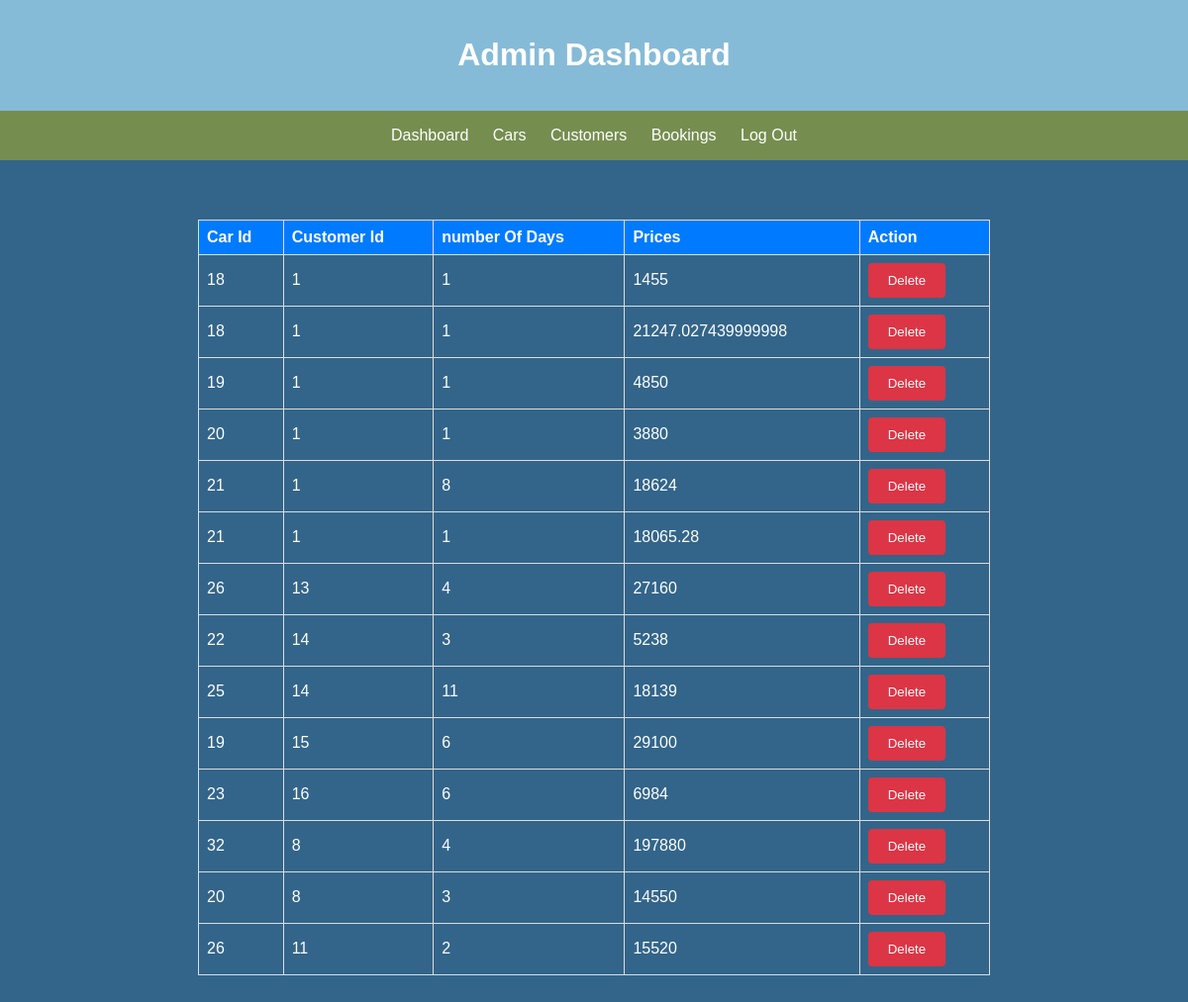
Page /admin/booking.php on the committed database.
### tables this page shows
CREATE TABLE `booking` (
  `booking_id` int(10) UNSIGNED NOT NULL,
  `customer_id` int(10) UNSIGNED DEFAULT NULL,
  `car_id` int(10) UNSIGNED DEFAULT NULL,
  `numberOfDays` varchar(50) DEFAULT NULL,
  `price` varchar(50) DEFAULT NULL
);

### admin/booking.php (the view, shortened to what this page needs)
<!DOCTYPE html>
<html lang="en">
<head>
  <link rel="stylesheet" href="style.css">
</head>
<body class="body">
  <header class="header">
    <h1>Admin Dashboard</h1>
  </header>
  <?php include("partials/nav.php"); ?>
  <section class="section">
    <table class="table">
      <thead>
      <tr>
          <th>Car Id</th>
          <th>Customer Id</th>
          <th>number Of Days</th>
          <th>Prices</th>
          <th>Action</th>
        </tr>
      </thead>
      <tbody>
      <?php
      include("../partials/connect.php");
      $sql = "SELECT * FROM booking";
      $result = $conn->query($sql);
if ($result->num_rows > 0) {
  while ($row = $result->fetch_assoc()) {
    ?>
    <tr>
      <td>
        <?php echo '' . $row['car_id'] . '' ?>
      </td>
      <td>
        <?php echo '' . $row['customer_id'] . '' ?>
      </td>
      <td>
        <?php echo '' . $row['numberOfDays'] . '' ?>
      </td>
      <td>
        <?php echo '' . $row['price'] . '' ?>
      </td>
      <td><a href="booking.php?id=<?php echo '' . $row['booking_id'] . '' ?>"><button class="button delete">Delete</button></a>
      </td>
    </tr>
  <?php }
} ?>
    </table>
  </section>
</body>
</html>

### admin/partials/nav.php
<nav class="navigation">
    <a href="dashboard.php">Dashboard</a>
    <a href="cars.php">Cars</a>
    <a href="customer.php">Customers</a>
    <a href="booking.php">Bookings</a>
    <a href="../logout.php">Log Out</a>
  </nav>

### admin/style.css (style rules this page uses)
body { font-family: Arial, sans-serif; background-color: #33658A; margin: 0; padding: 0; color: #758E4F; }
.header { background-color: #86BBD8; padding: 1em; text-align: center; color: white; }
.navigation { background-color: #758E4F; padding: 1em; text-align: center; }
.navigation a { color: white; text-decoration: none; margin: 0 10px; transition: color 0.3s; }
.section { padding: 20px; max-width: 800px; margin: 20px auto; }
.button { background-color: #007BFF; color: white; padding: 10px 20px; border: none; border-radius: 4px; cursor: pointer; }
.table { width: 100%; border-collapse: collapse; margin-top: 20px; }
.table th, .table td { border: 1px solid #ddd; color:#ffff; padding: 8px; text-align: left; }
.table th { background-color: #007BFF; color: white; }
.button.delete { background-color: #dc3545; }

### rows in the picture
booking: car "18", customer "1", numberOfDays "1", price "1455"
booking: car "18", customer "1", numberOfDays "1", price "21247.027439999998"
booking: car "19", customer "1", numberOfDays "1", price "4850"
booking: car "20", customer "1", numberOfDays "1", price "3880"
booking: car "21", customer "1", numberOfDays "8", price "18624"
booking: car "21", customer "1", numberOfDays "1", price "18065.28"
booking: car "26", customer "13", numberOfDays "4", price "27160"
booking: car "22", customer "14", numberOfDays "3", price "5238"
booking: car "25", customer "14", numberOfDays "11", price "18139"
booking: car "19", customer "15", numberOfDays "6", price "29100"
booking: car "23", customer "16", numberOfDays "6", price "6984"
booking: car "32", customer "8", numberOfDays "4", price "197880"
booking: car "20", customer "8", numberOfDays "3", price "14550"
booking: car "26", customer "11", numberOfDays "2", price "15520"
